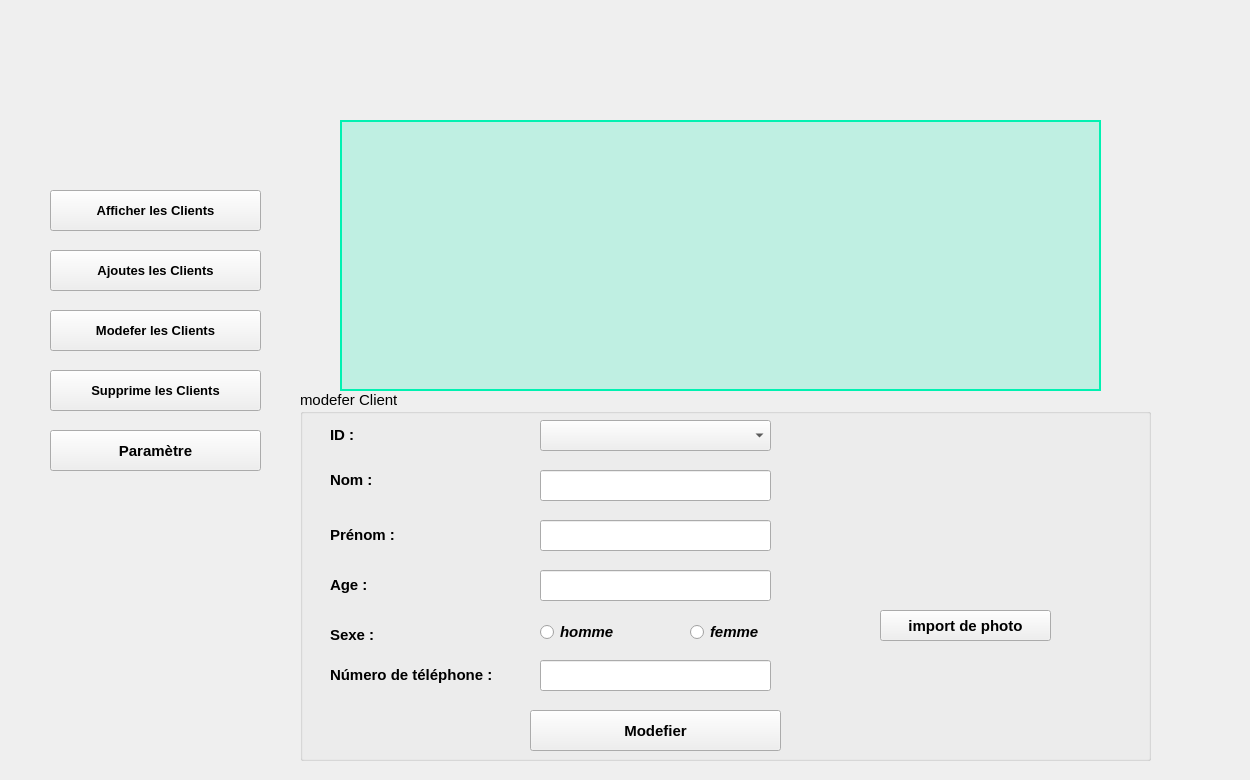
        <widget class="QWidget" name="page_7">
         <widget class="QPushButton" name="ajouteclients3">
          <property name="geometry">
           <rect>
            <x>50</x>
            <y>250</y>
            <width>211</width>
            <height>41</height>
           </rect>
          </property>
          <property name="font">
           <font>
            <pointsize>10</pointsize>
            <bold>true</bold>
           </font>
          </property>
          <property name="text">
           <string>Ajoutes les Clients</string>
          </property>
          <property name="icon">
           <iconset resource="ressources.qrc">
            <normaloff>:/images/tt1.png</normaloff>:/images/tt1.png</iconset>
          </property>
          <property name="iconSize">
           <size>
            <width>35</width>
            <height>35</height>
           </size>
          </property>
         </widget>
         <widget class="QGroupBox" name="groupBox_4">
          <property name="geometry">
           <rect>
            <x>300</x>
            <y>390</y>
            <width>851</width>
            <height>371</height>
           </rect>
          </property>
          <property name="font">
           <font>
            <pointsize>11</pointsize>
            <bold>false</bold>
           </font>
          </property>
          <property name="title">
           <string>modefer Client</string>
          </property>
          <widget class="QLabel" name="no_2">
           <property name="geometry">
            <rect>
             <x>30</x>
             <y>80</y>
             <width>61</width>
             <height>21</height>
            </rect>
           </property>
           <property name="text">
            <string>&lt;html&gt;&lt;head/&gt;&lt;body&gt;&lt;p&gt;&lt;span style=&quot; font-size:11pt; font-weight:700;&quot;&gt;Nom :&lt;/span&gt;&lt;/p&gt;&lt;/body&gt;&lt;/html&gt;</string>
           </property>
          </widget>
          <widget class="QLabel" name="pr_2">
           <property name="geometry">
            <rect>
             <x>30</x>
             <y>130</y>
             <width>81</width>
             <height>31</height>
            </rect>
           </property>
           <property name="text">
            <string>&lt;html&gt;&lt;head/&gt;&lt;body&gt;&lt;p&gt;&lt;span style=&quot; font-size:11pt; font-weight:700;&quot;&gt;Prénom :&lt;/span&gt;&lt;/p&gt;&lt;/body&gt;&lt;/html&gt;</string>
           </property>
          </widget>
          <widget class="QLabel" name="ag_2">
           <property name="geometry">
            <rect>
             <x>30</x>
             <y>180</y>
             <width>47</width>
             <height>31</height>
            </rect>
           </property>
           <property name="text">
            <string>&lt;html&gt;&lt;head/&gt;&lt;body&gt;&lt;p&gt;&lt;span style=&quot; font-size:11pt; font-weight:700;&quot;&gt;Age&lt;/span&gt;&lt;span style=&quot; font-size:11pt; font-weight:700;&quot;&gt; :&lt;/span&gt;&lt;/p&gt;&lt;/body&gt;&lt;/html&gt;</string>
           </property>
          </widget>
          <widget class="QLineEdit" name="nom_2">
           <property name="geometry">
            <rect>
             <x>240</x>
             <y>80</y>
             <width>231</width>
             <height>31</height>
            </rect>
           </property>
          </widget>
          <widget class="QLineEdit" name="prenom_2">
           <property name="geometry">
            <rect>
             <x>240</x>
             <y>130</y>
             <width>231</width>
             <height>31</height>
            </rect>
           </property>
          </widget>
          <widget class="QLineEdit" name="age_2">
           <property name="geometry">
            <rect>
             <x>240</x>
             <y>180</y>
             <width>231</width>
             <height>31</height>
            </rect>
           </property>
          </widget>
          <widget class="QPushButton" name="modefieruclients">
           <property name="geometry">
            <rect>
             <x>230</x>
             <y>320</y>
             <width>251</width>
             <height>41</height>
            </rect>
           </property>
           <property name="font">
            <font>
             <pointsize>11</pointsize>
             <bold>true</bold>
            </font>
           </property>
           <property name="text">
            <string>Modefier</string>
           </property>
          </widget>
          <widget class="QLabel" name="se_2">
           <property name="geometry">
            <rect>
             <x>30</x>
             <y>230</y>
             <width>61</width>
             <height>31</height>
            </rect>
           </property>
           <property name="text">
            <string>&lt;html&gt;&lt;head/&gt;&lt;body&gt;&lt;p&gt;&lt;span style=&quot; font-size:11pt; font-weight:700;&quot;&gt;Sexe :&lt;/span&gt;&lt;/p&gt;&lt;/body&gt;&lt;/html&gt;</string>
           </property>
          </widget>
          <widget class="QLineEdit" name="numtel_2">
           <property name="geometry">
            <rect>
             <x>240</x>
             <y>270</y>
             <width>231</width>
             <height>31</height>
            </rect>
           </property>
          </widget>
          <widget class="QLabel" name="label_6">
           <property name="geometry">
            <rect>
             <x>30</x>
             <y>270</y>
             <width>221</width>
             <height>31</height>
            </rect>
           </property>
           <property name="text">
            <string>&lt;html&gt;&lt;head/&gt;&lt;body&gt;&lt;p&gt;&lt;span style=&quot; font-size:11pt; font-weight:700;&quot;&gt;Número de téléphone :&lt;/span&gt;&lt;/p&gt;&lt;/body&gt;&lt;/html&gt;</string>
           </property>
          </widget>
          <widget class="QLabel" name="id_3">
           <property name="geometry">
            <rect>
             <x>30</x>
             <y>30</y>
             <width>61</width>
             <height>31</height>
            </rect>
           </property>
           <property name="text">
            <string>&lt;html&gt;&lt;head/&gt;&lt;body&gt;&lt;p&gt;&lt;span style=&quot; font-size:11pt; font-weight:700;&quot;&gt;ID :&lt;/span&gt;&lt;/p&gt;&lt;/body&gt;&lt;/html&gt;</string>
           </property>
          </widget>
          <widget class="QComboBox" name="comboBox">
           <property name="geometry">
            <rect>
             <x>240</x>
             <y>30</y>
             <width>231</width>
             <height>31</height>
            </rect>
           </property>
          </widget>
          <widget class="QRadioButton" name="homme_2">
           <property name="geometry">
            <rect>
             <x>240</x>
             <y>230</y>
             <width>110</width>
             <height>24</height>
            </rect>
           </property>
           <property name="font">
            <font>
             <pointsize>11</pointsize>
             <italic>true</italic>
             <bold>true</bold>
            </font>
           </property>
           <property name="text">
            <string>homme</string>
           </property>
          </widget>
          <widget class="QRadioButton" name="femme_2">
           <property name="geometry">
            <rect>
             <x>390</x>
             <y>230</y>
             <width>110</width>
             <height>24</height>
            </rect>
           </property>
           <property name="font">
            <font>
             <pointsize>11</pointsize>
             <italic>true</italic>
             <bold>true</bold>
            </font>
           </property>
           <property name="text">
            <string>femme</string>
           </property>
          </widget>
          <widget class="QPushButton" name="mofeder_image">
           <property name="geometry">
            <rect>
             <x>580</x>
             <y>220</y>
             <width>171</width>
             <height>31</height>
            </rect>
           </property>
           <property name="font">
            <font>
             <pointsize>11</pointsize>
             <bold>true</bold>
            </font>
           </property>
           <property name="text">
            <string>import de photo</string>
           </property>
           <property name="icon">
            <iconset resource="ressources.qrc">
             <normaloff>:/images/importe.png</normaloff>:/images/importe.png</iconset>
           </property>
          </widget>
          <widget class="QLabel" name="modefierLabel">
           <property name="geometry">
            <rect>
             <x>580</x>
             <y>50</y>
             <width>171</width>
             <height>131</height>
            </rect>
           </property>
           <property name="text">
            <string/>
           </property>
           <property name="pixmap">
            <pixmap>:/image/importe.png</pixmap>
           </property>
           <property name="scaledContents">
            <bool>true</bool>
           </property>
          </widget>
         </widget>
         <widget class="QPushButton" name="moddeferclients3">
          <property name="geometry">
           <rect>
            <x>50</x>
            <y>310</y>
            <width>211</width>
            <height>41</height>
           </rect>
          </property>
          <property name="font">
           <font>
            <pointsize>10</pointsize>
            <bold>true</bold>
           </font>
          </property>
          <property name="text">
           <string>Modefer les Clients</string>
          </property>
          <property name="icon">
           <iconset resource="ressources.qrc">
            <normaloff>:/images/edit-button.png</normaloff>:/images/edit-button.png</iconset>
          </property>
          <property name="iconSize">
           <size>
            <width>35</width>
            <height>35</height>
           </size>
          </property>
         </widget>
         <widget class="QPushButton" name="afficheclients3">
          <property name="geometry">
           <rect>
            <x>50</x>
            <y>190</y>
            <width>211</width>
            <height>41</height>
           </rect>
          </property>
          <property name="font">
           <font>
            <pointsize>10</pointsize>
            <bold>true</bold>
           </font>
          </property>
          <property name="text">
           <string>Afficher les Clients</string>
          </property>
          <property name="icon">
           <iconset resource="ressources.qrc">
            <normaloff>:/images/ima.png</normaloff>:/images/ima.png</iconset>
          </property>
          <property name="iconSize">
           <size>
            <width>40</width>
            <height>40</height>
           </size>
          </property>
         </widget>
         <widget class="QPushButton" name="supprimeclients3">
          <property name="geometry">
           <rect>
            <x>50</x>
            <y>370</y>
            <width>211</width>
            <height>41</height>
           </rect>
          </property>
          <property name="font">
           <font>
            <pointsize>10</pointsize>
            <bold>true</bold>
           </font>
          </property>
          <property name="text">
           <string>Supprime les Clients</string>
          </property>
          <property name="icon">
           <iconset resource="ressources.qrc">
            <normaloff>:/images/rrr1.png</normaloff>:/images/rrr1.png</iconset>
          </property>
          <property name="iconSize">
           <size>
            <width>25</width>
            <height>25</height>
           </size>
          </property>
         </widget>
         <widget class="QTableView" name="tableView_3">
          <property name="geometry">
           <rect>
            <x>340</x>
            <y>120</y>
            <width>761</width>
            <height>271</height>
           </rect>
          </property>
          <property name="font">
           <font>
            <pointsize>12</pointsize>
            <bold>true</bold>
           </font>
          </property>
          <property name="styleSheet">
           <string notr="true">QTableView {
    background-color: rgba(0, 241, 177, 0.2); /* Semi-transparent background */
    gridline-color: #cccccc; /* Gridline color */
    border: 2px solid #00f1b1; /* Add a border */
    selection-background-color: rgba(0, 200, 150, 0.6); /* Highlighted row */
    selection-color: #ffffff; /* Text color for selected row */
}
QHeaderView::section {
    background-color: rgba(0, 200, 150, 0.6); /* Header background */
    color: #000; /* Header text color */
    font: bold; /* Make header font bold */
    padding: 7px;
}</string>
          </property>
         </widget>
         <widget class="QPushButton" name="parametreclients3">
          <property name="geometry">
           <rect>
            <x>50</x>
            <y>430</y>
            <width>211</width>
            <height>41</height>
           </rect>
          </property>
          <property name="font">
           <font>
            <pointsize>11</pointsize>
            <bold>true</bold>
           </font>
          </property>
          <property name="text">
           <string>Paramètre</string>
          </property>
          <property name="icon">
           <iconset resource="ressources.qrc">
            <normaloff>:/images/222.png</normaloff>:/images/222.png</iconset>
          </property>
          <property name="iconSize">
           <size>
            <width>40</width>
            <height>40</height>
           </size>
          </property>
         </widget>
         <widget class="QLabel" name="label_50">
          <property name="geometry">
           <rect>
            <x>10</x>
            <y>0</y>
            <width>1231</width>
            <height>771</height>
           </rect>
          </property>
          <property name="styleSheet">
           <string notr="true"/>
          </property>
          <property name="text">
           <string/>
          </property>
          <property name="pixmap">
           <pixmap resource="ressources.qrc">:/images/bg.jpeg</pixmap>
          </property>
          <property name="scaledContents">
           <bool>true</bool>
          </property>
         </widget>
         <zorder>label_50</zorder>
         <zorder>ajouteclients3</zorder>
         <zorder>groupBox_4</zorder>
         <zorder>moddeferclients3</zorder>
         <zorder>afficheclients3</zorder>
         <zorder>supprimeclients3</zorder>
         <zorder>tableView_3</zorder>
         <zorder>parametreclients3</zorder>
        </widget>
